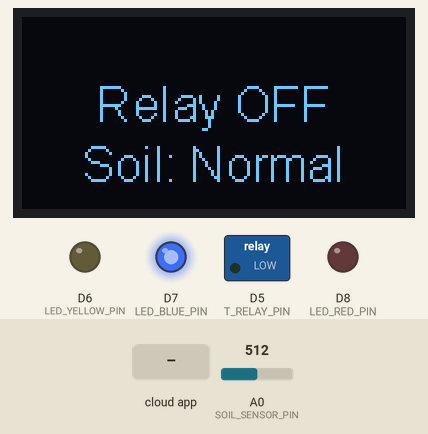
A sketch run on a simulated ESP8266 (NodeMCU). Parts: 128×64 one-colour display, switched loads named in the sketch (green lamp = pin HIGH), output pins drawn as LEDs (lit = HIGH). Inputs (shaded band) come from the test bench; at power-on: A0 (SOIL_SENSOR_PIN) = 512. WiFi joins after 1.5 s; servers stay silent unless stated; the Firebase database answers and starts empty; what the sketch prints to the serial monitor is not drawn.

Above: at 2.7 s.
2.8 s: the phone or cloud app sets RelayStatus to 1
At 3.7 s:
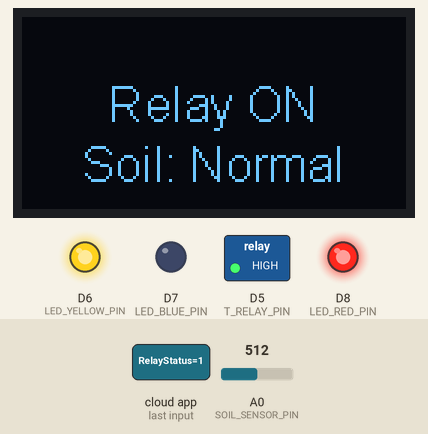
4.3 s: A0 (SOIL_SENSOR_PIN) set to 485
At 5.3 s:
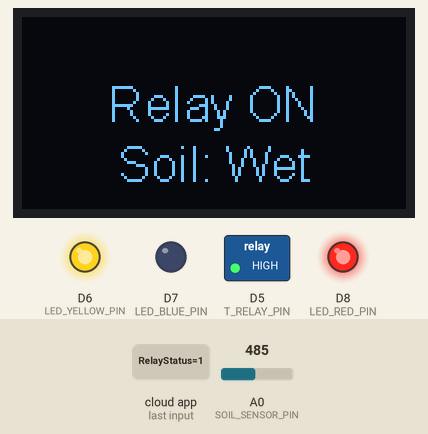
5.8 s: A0 (SOIL_SENSOR_PIN) set to 760
At 7.1 s:
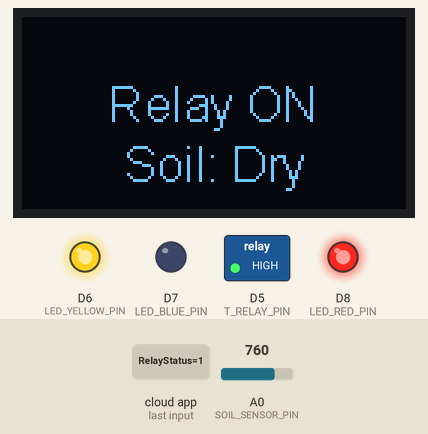
7.4 s: the phone or cloud app sets RelayStatus to 0
At 8.6 s:
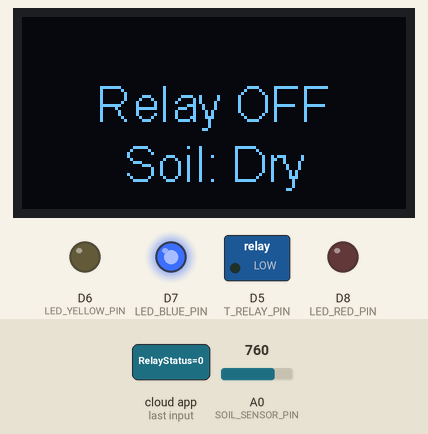
8.9 s: A0 (SOIL_SENSOR_PIN) set to 739
At 9.2 s:
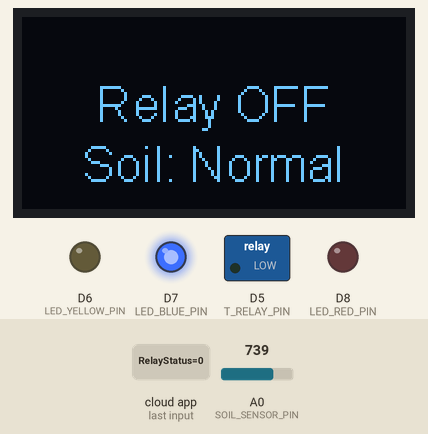
10.4 s: A0 (SOIL_SENSOR_PIN) set to 490
At 11.0 s:
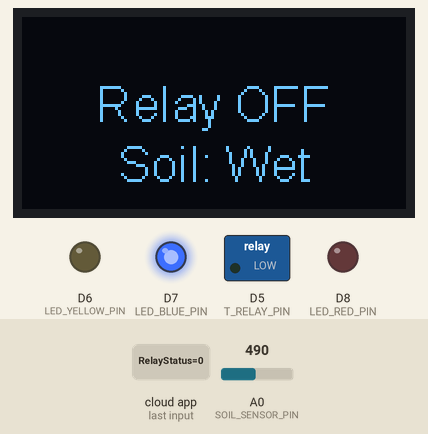
Timing chart, 0 to 13.0 s (numbered marks = the images above; inputs shaded):
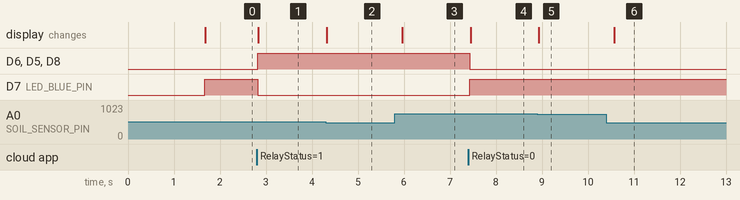

The sketch:

thi.ino
```cpp
#include <ESP8266WiFi.h>
#include <FirebaseESP8266.h>
#include <SSD1306.h> // Thư viện màn hình OLED

// #define AP_SSID "SonLong"
// #define AP_PASSWORD "long6485"
#define AP_SSID "HSU_Students"
#define AP_PASSWORD "dhhs12cnvch"
#define DB_URL "https://long-bc130-default-rtdb.asia-southeast1.firebasedatabase.app/"
#define DB_SECRET "Gj0w1L8JKWJQmHzltn9lzsxxOVJZdbjLhxFIUi7c"

FirebaseConfig config;
FirebaseAuth auth;
FirebaseData fbdo;

SSD1306 oled(0x3c, D2, D3); // Địa chỉ I2C và các chân SDA, SCL của màn hình OLED
int const T_RELAY_PIN = D5;
int const LED_RED_PIN = D8;
int const LED_YELLOW_PIN = D6;
int const LED_BLUE_PIN = D7;
int const SOIL_SENSOR_PIN = A0; // Chân kết nối cảm biến độ ẩm đất
int bumpStatus = 0;

void setup() {
  Serial.begin(115200);
  pinMode(T_RELAY_PIN, OUTPUT);
  pinMode(LED_RED_PIN, OUTPUT);
  pinMode(LED_YELLOW_PIN, OUTPUT);
  pinMode(LED_BLUE_PIN, OUTPUT);

  // Khởi tạo màn hình OLED
  oled.init();
  oled.flipScreenVertically();
  oled.setFont(ArialMT_Plain_16);
  oled.setTextAlignment(TEXT_ALIGN_CENTER);

  initWifi();
  initFirebase();
}

void loop() {
  checkRelayStatusFromFirebase(); // Kiểm tra trạng thái relay từ Firebase
  checkSoilMoistureStatus(); // Kiểm tra trạng thái độ ẩm đất
  showOledInfo(); // Hiển thị trạng thái relay và độ ẩm lên màn hình OLED
}

void initWifi() {
  Serial.print("\nConnecting to ");
  Serial.print(AP_SSID);
  WiFi.begin(AP_SSID, AP_PASSWORD);
  while (WiFi.status() != WL_CONNECTED) {
    delay(500);
    Serial.print(".");
  }
  Serial.print("\nWiFi connected, IP address: ");
  Serial.println(WiFi.localIP());
  WiFi.setAutoReconnect(true);
  WiFi.persistent(true);
}

void initFirebase() {
  config.database_url = DB_URL;
  config.signer.tokens.legacy_token = DB_SECRET;
  Firebase.begin(&config, &auth);
  Firebase.reconnectNetwork(true);
}

void checkRelayStatusFromFirebase() {
  if (Firebase.ready()) {
    if (Firebase.getInt(fbdo, "RelayStatus")) {
      int relayStatus = fbdo.intData();
      if (relayStatus == 1) {
        digitalWrite(T_RELAY_PIN, HIGH); // Bật relay
        digitalWrite(LED_RED_PIN, HIGH); // Đèn đỏ sáng
        digitalWrite(LED_YELLOW_PIN, HIGH); // Đèn vàng sáng
        digitalWrite(LED_BLUE_PIN, LOW); // Đèn xanh tắt
        bumpStatus = 1;
      } else {
        digitalWrite(T_RELAY_PIN, LOW);  // Tắt relay
        digitalWrite(LED_RED_PIN, LOW); // Đèn đỏ tắt
        digitalWrite(LED_YELLOW_PIN, LOW); // Đèn vàng tắt
        digitalWrite(LED_BLUE_PIN, HIGH); // Đèn xanh sáng
        bumpStatus = 0;
      }
      Serial.println("Relay status from Firebase: " + String(relayStatus));
    } else {
      Serial.println("Failed to get relay status from Firebase");
    }
  }
}

void checkSoilMoistureStatus() {
  int soilMoistureValue = analogRead(SOIL_SENSOR_PIN);
  if (soilMoistureValue < 500) {
    Serial.println("Soil is wet");
  } else if (soilMoistureValue > 750) {
    Serial.println("Soil is dry");
  } else {
    Serial.println("Soil moisture is normal");
  }
}

void showOledInfo() {
  oled.clear();
  if (bumpStatus == 1) {
    oled.drawString(64, 20, "Relay ON");
  } else {
    oled.drawString(64, 20, "Relay OFF");
  }

  int soilMoistureValue = analogRead(SOIL_SENSOR_PIN);
  String moistureStatus = (soilMoistureValue < 500) ? "Wet" : (soilMoistureValue > 750) ? "Dry" : "Normal";
  oled.drawString(64, 40, "Soil: " + moistureStatus);

  oled.display();
}

// #include <SSD1306.h>
// #define SDA_PIN D2
// #define SCL_PIN D3
// SSD1306 oled(0x3c, SDA_PIN, SCL_PIN);
// #include <ESP8266WiFi.h>
// #include <FirebaseESP8266.h>
// FirebaseConfig config;
// FirebaseAuth auth;
// FirebaseData fbdo;
// #define DB_URL "https://long-bc130-default-rtdb.asia-southeast1.firebasedatabase.app/"
// #define DB_SECRET "Gj0w1L8JKWJQmHzltn9lzsxxOVJZdbjLhxFIUi7c"
// #define AP_SSID "SonLong_5G"
// #define AP_PASSWORD "long6485"
// int const SENSOR_MH_D_PIN = D4;
// int const SENSOR_MH_A_PIN = A0;
// int const T_RELAY_PIN = D5;

// int const TIME_TO_GET_SAMPLE = 5000; //5s
// int const SAMPLE_TIME = 500; //0.5 s
// int const LED_PIN = 13;

// int const LED_BLUE_PIN = D7;
// int const LED_YEWLOW_PIN = D6;
// int const LED_RED_PIN = D8;

// int const TREE_WATER_LEVEL_HIGH = 600;
// int const TREE_WATER_LEVEL_LOW = 300;

// int sensorMHValue = 0;//store sensor value

// int bumpStatus = 0;
// int waterStatus = 0;// -1: less water, 0: enough water, +1 : more water

// void setup() {
//   initOled();
//   Serial.begin(115200);
//   pinMode(SENSOR_MH_D_PIN, INPUT);
//   pinMode(T_RELAY_PIN, OUTPUT);

//   pinMode(LED_PIN, OUTPUT);
//   pinMode(LED_BLUE_PIN, OUTPUT);
//   pinMode(LED_YEWLOW_PIN, OUTPUT);
//   pinMode(LED_RED_PIN, OUTPUT);
// }

// void loop() {
//   // process and checking to watering
//   wateringProcess();

//   // Send information to serial port
//   //printToSerialPort();

//   //show the led status
//   showLedInfo();
// }

// void wateringProcess(){
//   int sensorStatus = digitalRead(SENSOR_MH_D_PIN);
//   int sensorValue = getSensorSampleValue();
//   if(sensorStatus == 0){
//     if(sensorValue > TREE_WATER_LEVEL_HIGH){
//       digitalWrite(T_RELAY_PIN, HIGH);
//       bumpStatus = 1;
//       waterStatus = -1;
//     } else if(sensorValue < TREE_WATER_LEVEL_LOW){
//       digitalWrite(T_RELAY_PIN, LOW);
//       bumpStatus = 0;
//       waterStatus = +1;
//     } else {
//       digitalWrite(T_RELAY_PIN, LOW);
//       bumpStatus = 0;
//       waterStatus = 0;
//     }
//   } else {
//     digitalWrite(T_RELAY_PIN, HIGH);
//     bumpStatus = 1;
//     waterStatus = -1;
//   }
// }

// int getSensorSampleValue(){
//   int value = 0;
//   int t = TIME_TO_GET_SAMPLE / SAMPLE_TIME;
//   int total = 0;
//   for(int i = 0; i < t; i++){
//     total += analogRead(SENSOR_MH_A_PIN);
//     delay(t);
//   }
//   return total / t;
// }

// void printToSerialPort(){
//   Serial.print("Bumper enable: "); Serial.println(bumpStatus);
//   Serial.print("Sensor value: "); Serial.println(sensorMHValue);
// }

// void showLedInfo(){
//   if(bumpStatus == 1){
//     digitalWrite(LED_YEWLOW_PIN, HIGH);
//   } else {
//     digitalWrite(LED_YEWLOW_PIN, LOW);
//   }

//   if(waterStatus == 0){
//     digitalWrite(LED_RED_PIN, LOW);
//     digitalWrite(LED_BLUE_PIN, HIGH);
//     printOled("OLED", "Tắt");
//   } else {
//     digitalWrite(LED_RED_PIN, HIGH);
//     digitalWrite(LED_BLUE_PIN, LOW);
//     printOled("OLED", "Bật");
//   }
// }

// void initOled(){
//   oled.init();
//   oled.flipScreenVertically();
// }

// void printOled(String line1, String line2) {
//   oled.clear();
//   oled.setTextAlignment(TEXT_ALIGN_LEFT);
//   oled.setFont(ArialMT_Plain_24);
//   oled.drawString(0, 0, line1);
//   oled.drawString(0, 36, line2);
//   oled.display();
// }
```

Measured:
- the behaviour switches between 500 and 499 on A0 (SOIL_SENSOR_PIN) (found by bisection; images 1 and 2)
- the behaviour switches between 751 and 750 on A0 (SOIL_SENSOR_PIN) (found by bisection; images 4 and 5)
- after the input at 2.8 s, D6 (LED_YELLOW_PIN), D5 (T_RELAY_PIN), D8 (LED_RED_PIN): LOW → HIGH at once; D7 (LED_BLUE_PIN): HIGH → LOW at once; the display: changes at once (image 1)
- after the input at 4.3 s, the display: changes at once (image 2)
- after the input at 5.8 s, the display: changes after 0.16 s (image 3)
- after the input at 7.4 s, D6 (LED_YELLOW_PIN), D5 (T_RELAY_PIN), D8 (LED_RED_PIN): HIGH → LOW at once; D7 (LED_BLUE_PIN): LOW → HIGH at once; the display: changes after 0.05 s (image 4)
- after the input at 8.9 s, the display: changes at once (image 5)
- after the input at 10.4 s, the display: changes after 0.18 s (image 6)
